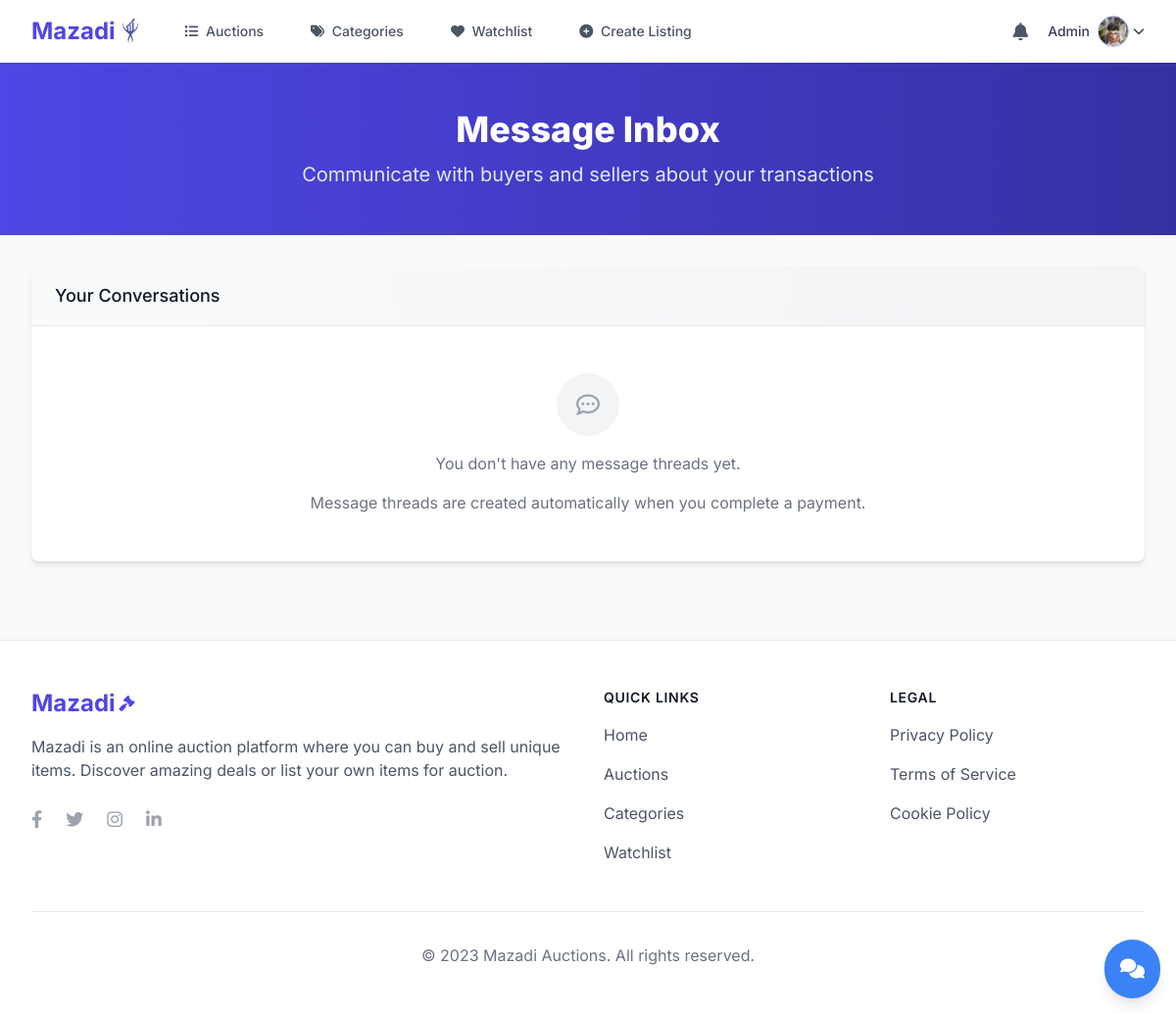
Page /messages/inbox/ (signed in) on the earlier database version.
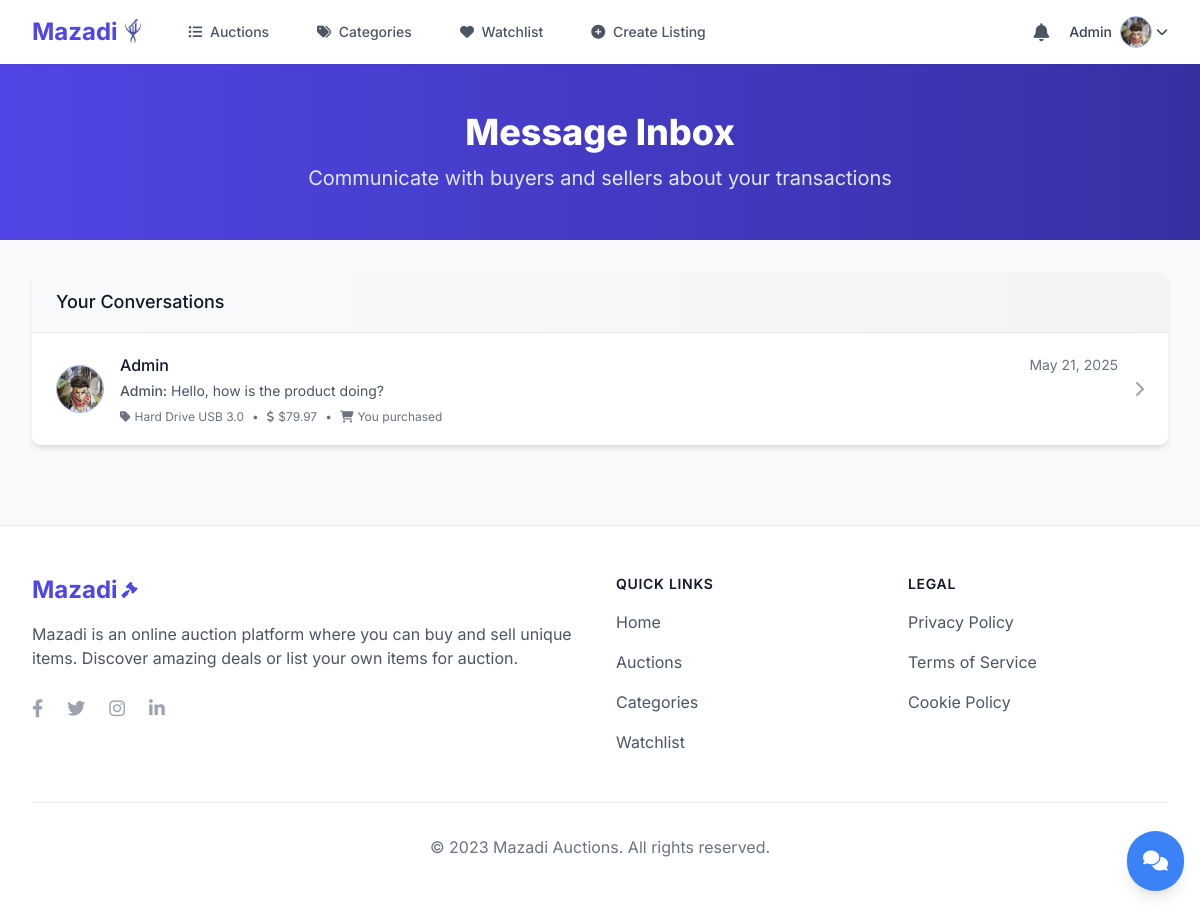
Same page on the later database version.
### payments/models.py (models this page shows, shortened)
class Payment(models.Model):
    PAYMENT_STATUS_CHOICES = (
        ('pending', 'Pending'),
        ('completed', 'Completed'),
        ('failed', 'Failed'),
        ('refunded', 'Refunded'),
    )
    user = models.ForeignKey(settings.AUTH_USER_MODEL, on_delete=models.CASCADE, related_name='payments')
    auction = models.ForeignKey(Auction, on_delete=models.CASCADE, related_name='payments')
    amount = models.DecimalField(max_digits=10, decimal_places=2)
    stripe_payment_intent_id = models.CharField(max_length=255, blank=True, null=True)
    stripe_payment_method_id = models.CharField(max_length=255, blank=True, null=True)
    status = models.CharField(max_length=20, choices=PAYMENT_STATUS_CHOICES, default='pending')
    created_at = models.DateTimeField(auto_now_add=True)
    updated_at = models.DateTimeField(auto_now=True)
    class Meta:
        ordering = ['-created_at']

### accounts/models.py (models this page shows, shortened)
class User(AbstractUser):
    class Meta:
        db_table = 'accounts_user'

class UserProfile(models.Model):
    user = models.OneToOneField(User, on_delete=models.CASCADE, related_name='profile')
    profile_picture = models.ImageField(upload_to='profile_pictures/', null=True, blank=True)
    bio = models.TextField(max_length=500, blank=True)
    phone_number = models.CharField(max_length=20, blank=True)
    address_line1 = models.CharField(max_length=100, blank=True)
    address_line2 = models.CharField(max_length=100, blank=True)
    city = models.CharField(max_length=100, blank=True)
    state = models.CharField(max_length=100, blank=True)
    postal_code = models.CharField(max_length=20, blank=True)
    country = models.CharField(max_length=100, blank=True)
    two_factor_enabled = models.BooleanField(default=False)
    two_factor_method = models.CharField(
        max_length=20,
        choices=[('sms', 'SMS'), ('app', 'Authenticator App')],
        blank=True
    )
    security_question1 = models.CharField(max_length=200, blank=True)
    security_answer1 = models.CharField(max_length=200, blank=True)
    security_question2 = models.CharField(max_length=200, blank=True)
    security_answer2 = models.CharField(max_length=200, blank=True)
    auctions_won = models.IntegerField(default=0)
    auctions_created = models.IntegerField(default=0)
    positive_ratings = models.IntegerField(default=0)
    seller_rating_avg = models.DecimalField(max_digits=3, decimal_places=2, default=0)
    buyer_rating_avg = models.DecimalField(max_digits=3, decimal_places=2, default=0)
    total_ratings_count = models.IntegerField(default=0)
    created_at = models.DateTimeField(auto_now_add=True)
    updated_at = models.DateTimeField(auto_now=True)

### messaging/models.py (models this page shows, shortened)
class Message(models.Model):
    payment = models.ForeignKey(Payment, on_delete=models.CASCADE, related_name='messages')
    sender = models.ForeignKey(settings.AUTH_USER_MODEL, on_delete=models.CASCADE, related_name='sent_messages')
    receiver = models.ForeignKey(settings.AUTH_USER_MODEL, on_delete=models.CASCADE, related_name='received_messages')
    content = models.TextField()
    created_at = models.DateTimeField(auto_now_add=True)
    is_read = models.BooleanField(default=False)
    class Meta:
        ordering = ['created_at']

### auctions/models.py (models this page shows, shortened)
class Auction(models.Model):
    title = models.CharField(max_length=64)
    description = models.TextField()
    price = models.DecimalField(decimal_places=2, max_digits=10)  # Increased from 6 to 10 to handle larger prices
    category = models.CharField(max_length=64, choices=CATEGORY_CHOICES, default='other')
    created_at = models.DateTimeField(auto_now_add=True)
    image = models.ImageField(upload_to='auction_images/', null=True, blank=True)
    image_url = models.URLField(blank=True, null=True)  # Keep for backward compatibility
    is_close = models.BooleanField(default=False)
    user = models.ForeignKey(User, on_delete=models.CASCADE, related_name="auctions")

### messaging/views.py (the view)
# urls.py: path('inbox/', views.inbox, name='messages_inbox'),
@login_required
def inbox(request):
    user_payments = Payment.objects.filter(
        Q(user=request.user) | Q(auction__user=request.user),
        status='completed'  # Only show completed payments
    ).distinct()
    threads = []
    for payment in user_payments:
        other_user = payment.user if payment.auction.user == request.user else payment.auction.user
        latest_message = Message.objects.filter(payment=payment).order_by('-created_at').first()
        unread_count = Message.objects.filter(
            payment=payment,
            receiver=request.user,
            is_read=False
        ).count()
        threads.append({
            'payment': payment,
            'other_user': other_user,
            'latest_message': latest_message,
            'unread_count': unread_count,
            'has_messages': Message.objects.filter(payment=payment).exists()
        })
    threads.sort(key=lambda x: (
        x['latest_message'].created_at if x['latest_message'] else x['payment'].created_at
    ), reverse=True)
    context = {
        'threads': threads,
        'title': 'Message Inbox'
    }
    return render(request, 'messaging/inbox.html', context)

### notifications/context_processors.py (called while the page is built)
def notification_count(request):
    if request.user.is_authenticated:
        unread_count = Notification.objects.filter(
            user=request.user,
            is_read=False,
            is_deleted=False
        ).count()
        return {
            'unread_notification_count': unread_count
        }
    return {
        'unread_notification_count': 0
    }

### messaging/templates/messaging/inbox.html (shortened to what the changed rows need)
{% extends "auctions/layout.html" %}
{% load static %}
{% block body %}
<div class="bg-gradient-to-r from-primary-600 to-primary-800 py-12">
    <div class="max-w-7xl mx-auto px-4 sm:px-6 lg:px-8">
        <div class="text-center">
            <h1 class="text-3xl font-extrabold text-white sm:text-4xl">
                Message Inbox
            </h1>
        </div>
    </div>
</div>
<div class="max-w-7xl mx-auto px-4 sm:px-6 lg:px-8 py-8">
    <div class="bg-white rounded-lg shadow-md overflow-hidden">
        <div class="px-6 py-4 bg-gradient-to-r from-gray-50 to-gray-100 border-b border-gray-200">
            <h2 class="text-lg font-medium text-gray-900">Your Conversations</h2>
        </div>
        {% if threads %}
            <ul class="divide-y divide-gray-200">
                {% for thread in threads %}
                    <li class="hover:bg-gray-50 transition-colors duration-200 {% if thread.unread_count > 0 %}bg-blue-50{% endif %}">
                        <a href="{% url 'messages_thread' thread.payment.id %}" class="block">
                            <div class="px-6 py-5 flex items-center">
                                <div class="flex-shrink-0">
                                    {% if thread.other_user.profile.profile_picture %}
                                        <img src="{{ thread.other_user.profile.profile_picture.url }}" alt="{{ thread.other_user.username }}" class="h-12 w-12 rounded-full object-cover border border-primary-300">
                                    {% else %}
                                        <div class="h-12 w-12 rounded-full bg-primary-100 flex items-center justify-center">
                                            <i class="fas fa-user text-primary-500 text-lg"></i>
                                        </div>
                                    {% endif %}
                                </div>
                                <div class="ml-4 flex-1">
                                    <div class="flex items-center justify-between">
                                        <h3 class="text-base font-medium text-gray-900">
                                            {{ thread.other_user.username }}
                                        </h3>
                                        <p class="text-sm text-gray-500">
                                            {% if thread.latest_message %}
                                                {{ thread.latest_message.created_at|date:"M d, Y" }}
                                            {% else %}
                                                {{ thread.payment.created_at|date:"M d, Y" }}
                                            {% endif %}
                                        </p>
                                    </div>
                                    <div class="mt-1">
                                        <p class="text-sm text-gray-600 truncate">
                                            {% if thread.latest_message %}
                                                <span class="font-medium">{{ thread.latest_message.sender.username }}:</span> {{ thread.latest_message.content|truncatechars:60 }}
                                            {% else %}
                                                <span class="italic text-gray-500">No messages yet. Start a conversation!</span>
                                            {% endif %}
                                        </p>
                                    </div>
                                    <div class="mt-2 flex items-center text-xs text-gray-500">
                                        <span class="flex items-center">
                                            <i class="fas fa-tag mr-1"></i>
                                            {{ thread.payment.auction.title|truncatechars:40 }}
                                        </span>
                                        <span class="mx-2">•</span>
                                        <span class="flex items-center">
                                            <i class="fas fa-dollar-sign mr-1"></i>
                                            ${{ thread.payment.amount }}
                                        </span>
                                        <span class="mx-2">•</span>
                                        <span class="flex items-center">
                                            {% if thread.payment.user == request.user %}
                                                <i class="fas fa-shopping-cart mr-1"></i> You purchased
                                            {% else %}
                                                <i class="fas fa-store mr-1"></i> You sold
                                            {% endif %}
                                        </span>
                                    </div>
                                </div>
                                <div class="ml-4">
                                    <i class="fas fa-chevron-right text-gray-400"></i>
                                </div>
                            </div>
                        </a>
                    </li>
                {% endfor %}
            </ul>
        {% else %}
            <div class="p-12 text-center">
                <div class="inline-flex items-center justify-center w-16 h-16 rounded-full bg-gray-100 mb-4">
                    <i class="far fa-comment-dots text-gray-400 text-2xl"></i>
                </div>
                <p class="text-gray-500 mb-4">You don't have any message threads yet.</p>
                <p class="text-gray-500">Message threads are created automatically when you complete a payment.</p>
            </div>
        {% endif %}
    </div>
</div>
{% endblock %}

Differences in the rows shown:
now on this page (row edited): Payment: other_user.profile.profile_picture (picture), other_user.username "Admin", latest_message.created_at "May 21, 2025", latest_message.sender.username "Admin", latest_message.content "Hello, how is the product doing?", payment.auction "Hard Drive USB 3.0", payment.amount "79.97", shows "You purchased"
Other differences:
text no longer shown: "You don't have any message threads yet. Message threads are created automatically when you complete a payment."
